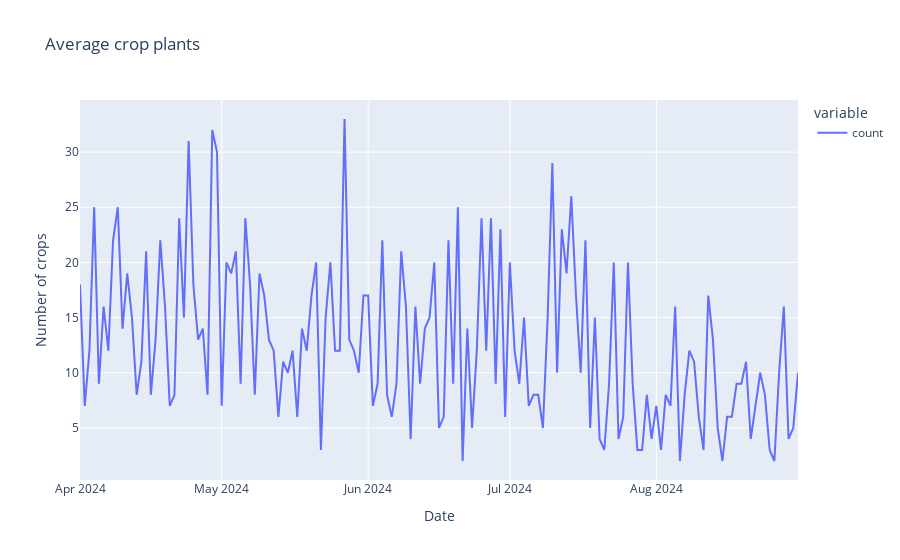

This figure's notebook cell:
### Code cell
fig = px.line(df_pdate, title="Average crop plants")
fig.update_layout(xaxis_title="Date", yaxis_title="Number of crops")
fig.show()

### Figure 1 — Plotly figure (JSON) as saved in the notebook; plotly's stock layout.template omitted (floating-point values rounded to 4 significant figures; data arrays with more than 128 entries replaced by an {"elided": "..."} marker saying what was removed)
{"data": [{"hovertemplate": "variable=count<br>plant_date=%{x}<br>value=%{y}<extra></extra>", "legendgroup": "count", "line": {"color": "#636efa", "dash": "solid"}, "marker": {"symbol": "circle"}, "mode": "lines", "name": "count", "orientation": "v", "showlegend": true, "type": "scatter", "x": {"elided": "153 str values"}, "xaxis": "x", "y": {"elided": "153 float values"}, "yaxis": "y"}], "layout": {"legend": {"title": {"text": "variable"}, "tracegroupgap": 0}, "title": {"text": "Average crop plants"}, "xaxis": {"anchor": "y", "domain": [0, 1], "title": {"text": "Date"}}, "yaxis": {"anchor": "x", "domain": [0, 1], "title": {"text": "Number of crops"}}}}
